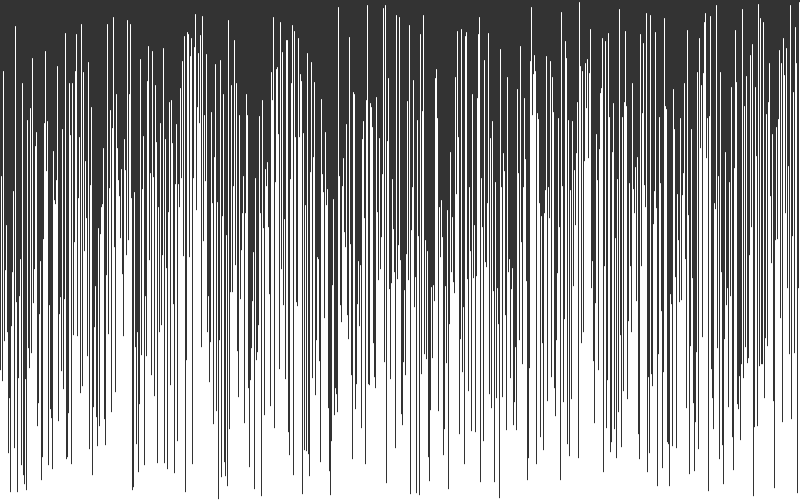
Frame 1 (no input)
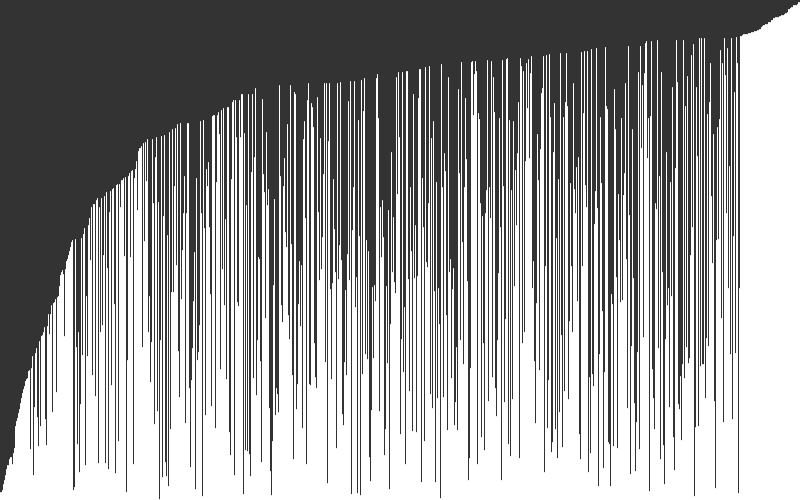
Frame 60 (the mouse pressed at the canvas centre just before this capture)
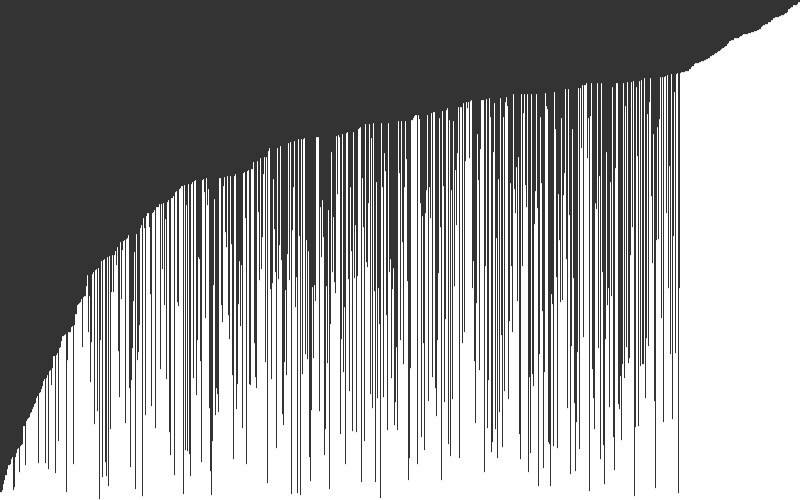
Frame 120 (the mouse held since frame 60 and released just before this capture)

The Processing sketch that drew these frames (run headless with seeded random() and noise(); from frame 60 on, the mouse is pressed at the canvas centre):

// Processing sketch: Bubble_Sort
// ── Bubble_Sort.pde
float[] values;
int i = 0;

void setup() {
  size(800, 500);
  values = new float[width];
  for (int i = 0; i < values.length; ++i) {
    values[i] = random(height);
  }
}

void draw() {
  background(51);
  stroke(255);

  if (i < values.length) {
    for(int j = 0; j < values.length - i - 1; ++j) {
      float a = values[j];
      float b = values[j + 1];
      if (a > b) {
        swap(values, j, j + 1);
      }
    }
  } else {
    noLoop();
  }
  i++;

  for (int i = 0; i < values.length; ++i) {
    line(i, height, i, height - values[i]);
  }
}

void swap(float[] arr, int a, int b) {
  float tmp = arr[a];
  arr[a] = arr[b];
  arr[b] = tmp;
}
